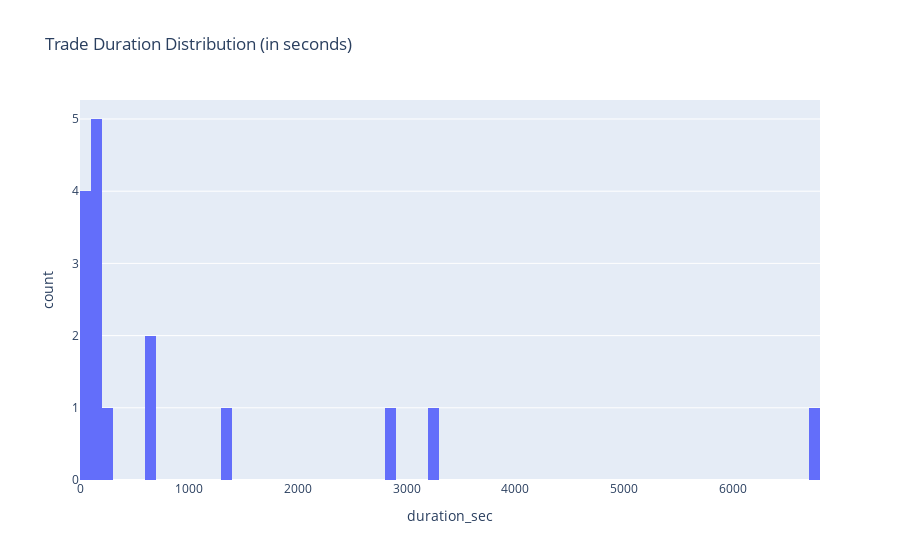

Here is the notebook cell this chart was saved with:
### Code cell
# Create a histogram of trade durations
fig_duration_hist = px.histogram(trade_data, x='duration_sec', nbins=100, title='Trade Duration Distribution (in seconds)')
fig_duration_hist.show()

### Figure 1 — Plotly figure (JSON) as saved in the notebook; plotly's stock layout.template omitted (floating-point values rounded to 4 significant figures)
{"data": [{"bingroup": "x", "hovertemplate": "duration_sec=%{x}<br>count=%{y}<extra></extra>", "legendgroup": "", "marker": {"color": "#636efa", "pattern": {"shape": ""}}, "name": "", "nbinsx": 100, "orientation": "v", "showlegend": false, "type": "histogram", "x": [2802.0, 228.0, 650.0, 1.0, 61.0, 66.0, 3204.0, 616.0, 185.0, 95.0, 121.0, 176.0, 187.0, 1358.0, 6776.0, 198.0], "xaxis": "x", "yaxis": "y"}], "layout": {"barmode": "relative", "legend": {"tracegroupgap": 0}, "title": {"text": "Trade Duration Distribution (in seconds)"}, "xaxis": {"anchor": "y", "domain": [0, 1], "title": {"text": "duration_sec"}}, "yaxis": {"anchor": "x", "domain": [0, 1], "title": {"text": "count"}}}}
